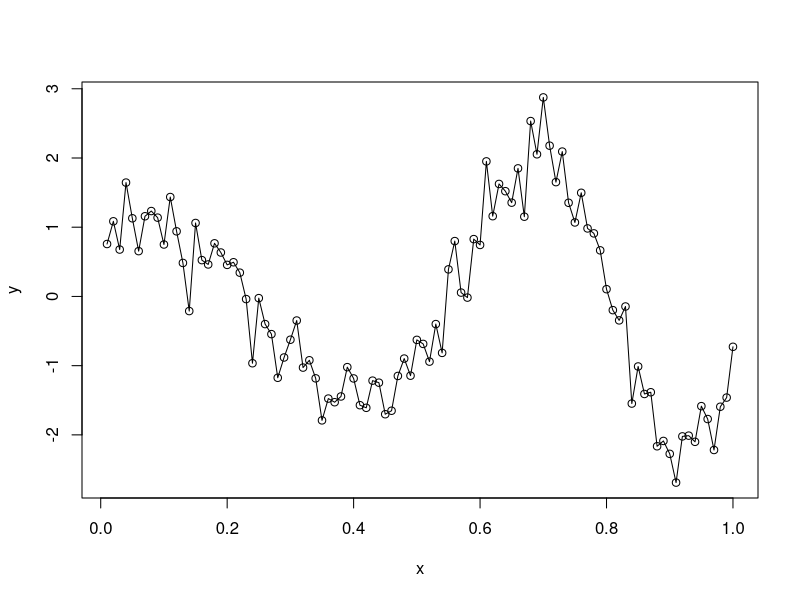

This chart was generated by the following R code:
# 设置工作路径
setwd("D:\\softwares\\applied statistics\\rcodelearning\\chap27\\sourcecode")
# 设置随机数
set.seed(1)
# 设置样本量
samplesize <- 100
# 生成x
x <- (1:samplesize) / 100
# 生成y
y <- cos(2 * pi * exp(x)) * exp(x) + rnorm(samplesize, 0, 0.4)
# 合并为dataframe
dataf <- data.frame(x, y)
# 局部多项式回归拟合
res <- loess(
    y ~ x, # 公式
    data = dataf, # 数据
    span = 0.5, # 平滑系数
    degree = 2 # 多项式的阶数，这是最高的
)
print(summary(res))
# 开始绘图
dev.new()
# 保存文件
pdf("../codeimage/code7.pdf")
# 绘制散点图
plot(x, y, data = dataf)
# 绘制核密度曲线
lines(res, type = "l")
# 关闭图形
dev.off()
# 关闭文件
dev.off()
# 保存工作空间
save.image("R7.RData")
